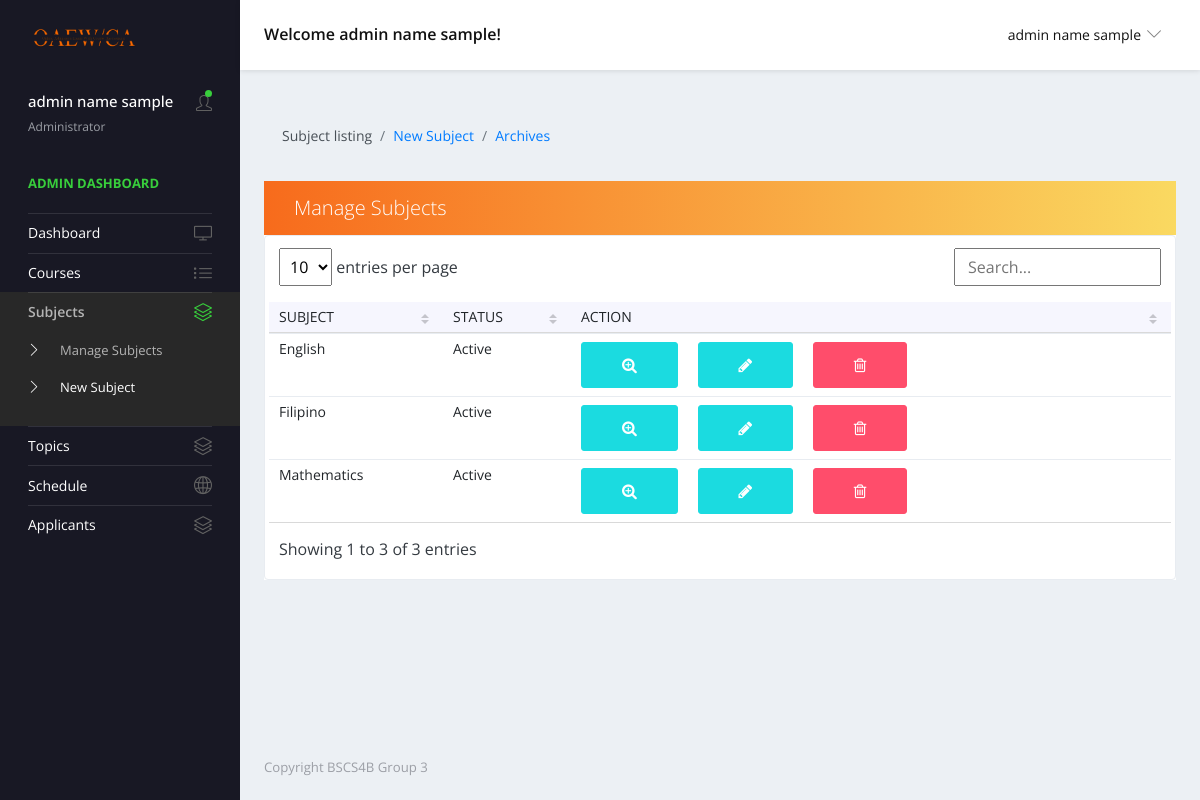
/views/manage-subjects.php (signed in), run on an earlier commit of the app's database.
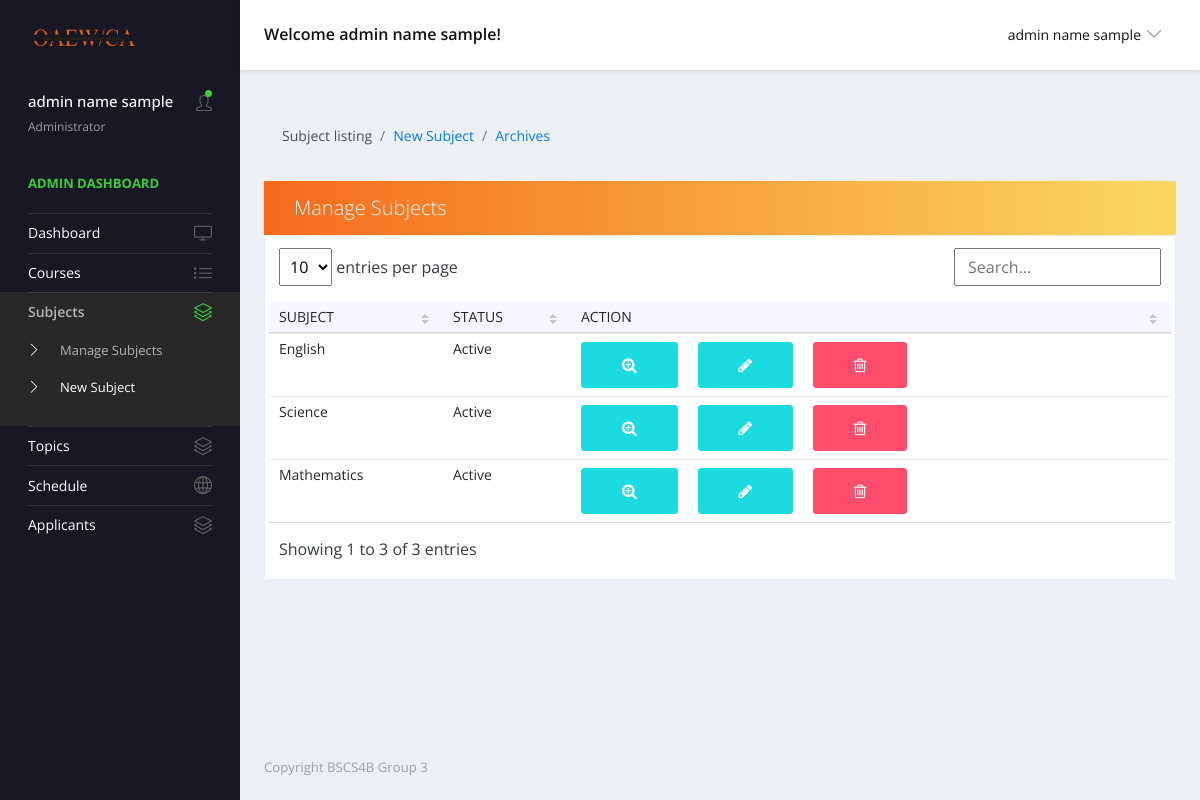
And on a later commit of the database.
### tables this page shows
CREATE TABLE `tbl_exam_subjects` (
  `subj_id` int(11) NOT NULL,
  `subj_name` varchar(255) NOT NULL,
  `subj_desc` varchar(255) NOT NULL,
  `subj_status` int(11) NOT NULL,
  `subj_timestamp` timestamp NOT NULL DEFAULT current_timestamp()
);

### forms/adminQueries.php (called while the page is built, shortened)
<?php
function getSubjects() {
    $url = 'localhost';
    $username = 'root';
    $password = '';
    $conn = new mysqli($url, $username, $password, 'project');
    $sql = mysqli_query($conn,
    "SELECT *
    FROM tbl_exam_subjects
    ");
    return mysqli_fetch_all($sql, MYSQLI_ASSOC);
}
?>

### views/manage-subjects.php (the view, shortened to what the changed rows need)
<?php
    include '../forms/adminQueries.php';
?>
<!DOCTYPE html>
<html lang="en">
  <head>
    <link rel="stylesheet" href="../vendors/simple-line-icons/css/simple-line-icons.css">
    <link rel="stylesheet" href="../vendors/flag-icon-css/css/flag-icon.min.css">
    <link rel="stylesheet" href="../vendors/css/vendor.bundle.base.css">
    <link rel="stylesheet" href="../vendors/daterangepicker/daterangepicker.css">
    <link rel="stylesheet" href="../vendors/chartist/chartist.min.css">
    <link rel="stylesheet" href="../assets/css/style-admin.css">
    <link rel="stylesheet" href="https://cdnjs.cloudflare.com/ajax/libs/font-awesome/4.7.0/css/font-awesome.min.css">
  </head>
  <body>
    <div class="container-scroller">
      <div class="container-fluid page-body-wrapper">
        <div class="main-panel">
        <div class="content-wrapper">
          <div class="row quick-action-toolbar">
            <div class="col-md-12 grid-margin">
              <div class="card">
                  <div class="table-responsive border rounded p-1">
                    <table class="table table-hover text-nowrap datatable">
                      <thead>
                        <tr>
                          <th scope="col">SUBJECT</th>
                          <th scope="col">STATUS</th>
                          <th scope="col">ACTION</th>
                        </tr>
                      </thead>
                      <tbody>
                        <?php
                        $rows = getSubjects();
                        $i = 0;
                        while ($i < count($rows)) {
                          $row = $rows[$i];
                          $id = $row['subj_id'];
                          $name = $row['subj_name'];
                          $state = $row['subj_status'];
                          $desc = $row['subj_desc'];
                          $stamp = $row['subj_timestamp'];
                          if ($state == 1){ $status = "Active";}
                          else if ($state == 0) { $status = "Inactive";}
                          echo "<tr>
                                    <td>" . $name . "</td>
                                    <td>" . $status . "</td>
                                    <td>" .
                            "<div class='d-flex '>
                                <form method='POST'>
                                <button type='button' id='expandbutton' class = 'btn btn-primary editbtn' data-bs-toggle='modal' data-bs-target='#expandmodal' data-exname='$name' data-exStatus='$state' data-exDesc='$desc' data-exTime='$stamp' onClick='expand(this)'>
                                <i class='fa fa-search-plus'></i>
                               </button>
                                <button type='button' id='editButton' class = 'btn btn-primary mx-3 editbtn' data-bs-toggle='modal' data-bs-target='#editmodal' data-editid='$id' data-editName='$name' data-status='$state' data-description='$desc' onClick='editSubject(this)'>
                                <i class='fa fa-pencil'></i>
                                </button>
                            <button type='button' class='btn btn-danger delbtn' data-bs-toggle='modal' data-bs-target='#delmodal' data-courseid='$id' data-question='$name' onClick='archiveCourse(this)'><i class='fa fa-trash-o'></i></button> </form>" .
                            "</div>" .
                            "</td>" .
                            "</td>
                                  </tr>";
                          $i++;
                        }
                        ?>
                      </tbody>
                    </table>
                      </div>
                  </div>
              </div>
          </div>
        </div>
      </div>
    </div>
    </div>
    <link href="../assets/vendor/simple-datatables/style.css" rel="stylesheet">
  </body>
</html>

What changed in the data, as far as the page shows it:
changed tbl_exam_subjects: subj_name "Filipino" → "Science"
